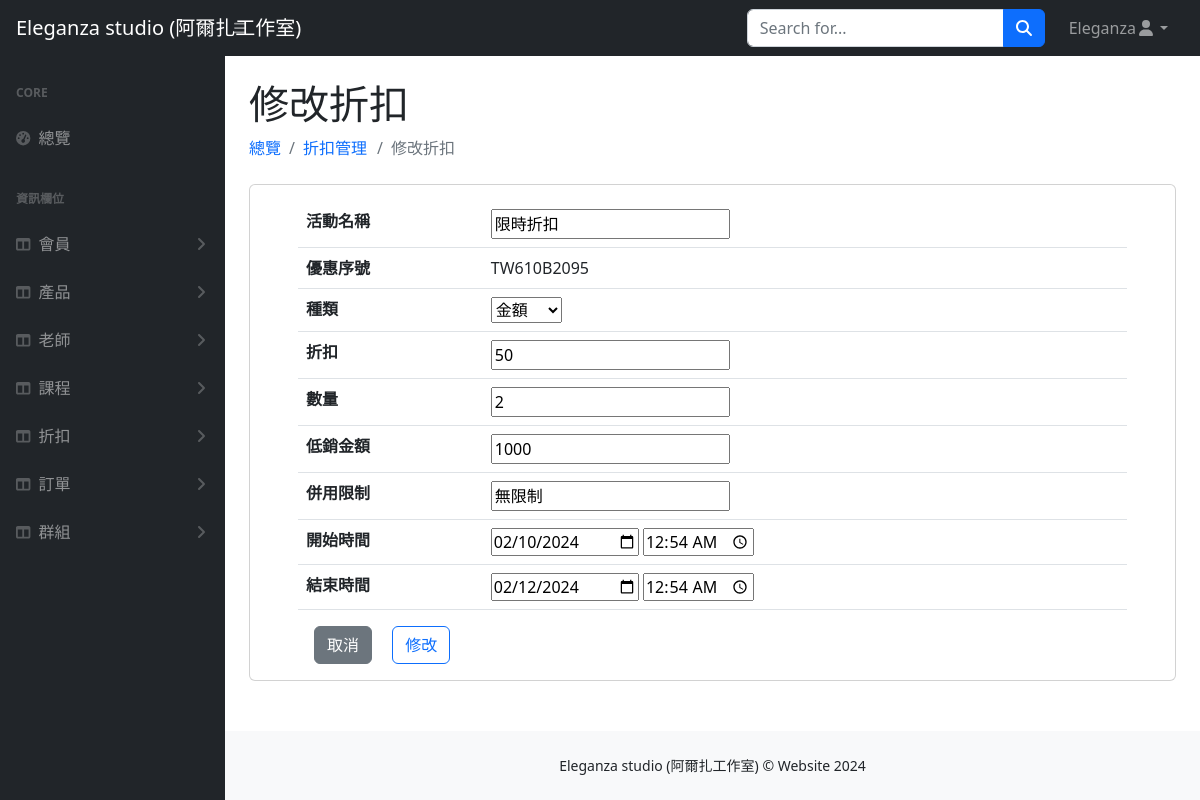
Screenshot of /discounts/rediscount.php?id=5 (signed in) with the database file from the repository.
### tables this page shows
CREATE TABLE `discount` (
  `discount_id` int(2) NOT NULL,
  `main` varchar(10) NOT NULL,
  `serial_number` varchar(15) NOT NULL,
  `type` varchar(3) NOT NULL,
  `amount` int(4) NOT NULL,
  `num` int(2) NOT NULL,
  `low_consumption` int(6) DEFAULT NULL,
  `restriction` varchar(10) DEFAULT NULL,
  `start_date` datetime NOT NULL,
  `end_date` datetime NOT NULL,
  `valid` int(1) NOT NULL
);

### discounts/rediscount.php (the view, shortened to what this page needs)
<?php
require_once("../pdo-conncetion.php");
$id = $_GET["id"];
$sql = "SELECT * FROM discount WHERE discount_id = :id";
$stmt = $db_host->prepare($sql);
try {
    $stmt->execute([":id" => $id]);
    $row = $stmt->fetch(PDO::FETCH_ASSOC);
} catch (PDOException $e) {
    echo "預處理陳述式失敗<br>";
    echo "Error: " . $e->getMessage();
    $db_host = null;
    exit;
}
?>
<!DOCTYPE html>
<html lang="en">
<head>
    <link href="../css/styles.css" rel="stylesheet" />
</head>
<body>
    <nav class="sb-topnav navbar navbar-expand navbar-dark bg-dark">
        <a class="navbar-brand ps-3" href="../index.php">Eleganza studio (阿爾扎工作室)</a>
        <button class="hidden btn btn-link btn-sm order-1 order-lg-0 me-4 me-lg-0" id="sidebarToggle" href="#!"><i class="fas fa-bars"></i></button>
        <form class="d-none d-md-inline-block form-inline ms-auto me-0 me-md-3 my-2 my-md-0">
            <div class="input-group">
                <input class="form-control" type="text" placeholder="Search for..." aria-label="Search for..." aria-describedby="btnNavbarSearch" />
                <button class="btn btn-primary" id="btnNavbarSearch" type="button"><i class="fas fa-search"></i></button>
            </div>
        </form>
        <ul class="navbar-nav ms-auto ms-md-0 me-3 me-lg-4">
            <li class="nav-item dropdown">
                <a class="nav-link dropdown-toggle" id="navbarDropdown" href="#" role="button" data-bs-toggle="dropdown" aria-expanded="false"><?= $_SESSION["user"]["name"] ?><i class="fas fa-user fa-fw"></i></a>
            </li>
        </ul>
    </nav>
    <div id="layoutSidenav">
        <div id="layoutSidenav_nav">
            <nav class="sb-sidenav accordion sb-sidenav-dark" id="sidenavAccordion">
                <div class="sb-sidenav-menu">
                    <div class="nav">
                        <div class="sb-sidenav-menu-heading">Core</div>
                        <a class="nav-link" href="../index.php">
                            <div class="sb-nav-link-icon"><i class="fas fa-tachometer-alt"></i></div>
                            總覽
                        </a>
                        <div class="sb-sidenav-menu-heading">資訊欄位</div>
                        <a class="nav-link collapsed" href="#" data-bs-toggle="collapse" data-bs-target="#users" aria-expanded="false" aria-controls="collapseLayouts">
                            <div class="sb-nav-link-icon"><i class="fas fa-columns"></i></div>
                            會員
                            <div class="sb-sidenav-collapse-arrow"><i class="fas fa-angle-down"></i></div>
                        </a>
                        <a class="nav-link collapsed" href="#" data-bs-toggle="collapse" data-bs-target="#products" aria-expanded="false" aria-controls="collapseLayouts">
                            <div class="sb-nav-link-icon"><i class="fas fa-columns"></i></div>
                            產品
                            <div class="sb-sidenav-collapse-arrow"><i class="fas fa-angle-down"></i></div>
                        </a>
                        <a class="nav-link collapsed" href="#" data-bs-toggle="collapse" data-bs-target="#teacher" aria-expanded="false" aria-controls="courses">
                            <div class="sb-nav-link-icon"><i class="fas fa-columns"></i></div>
                            老師
                            <div class="sb-sidenav-collapse-arrow"><i class="fas fa-angle-down"></i></div>
                        </a>
                        <a class="nav-link collapsed" href="#" data-bs-toggle="collapse" data-bs-target="#courses" aria-expanded="false" aria-controls="courses">
                            <div class="sb-nav-link-icon"><i class="fas fa-columns"></i></div>
                            課程
                            <div class="sb-sidenav-collapse-arrow"><i class="fas fa-angle-down"></i></div>
                        </a>
                        <a class="nav-link collapsed" href="#" data-bs-toggle="collapse" data-bs-target="#discounts" aria-expanded="false" aria-controls="collapseLayouts">
                            <div class="sb-nav-link-icon"><i class="fas fa-columns"></i></div>
                            折扣
                            <div class="sb-sidenav-collapse-arrow"><i class="fas fa-angle-down"></i></div>
                        </a>
                        <a class="nav-link collapsed" href="#" data-bs-toggle="collapse" data-bs-target="#orders" aria-expanded="false" aria-controls="collapseLayouts">
                            <div class="sb-nav-link-icon"><i class="fas fa-columns"></i></div>
                            訂單
                            <div class="sb-sidenav-collapse-arrow"><i class="fas fa-angle-down"></i></div>
                        </a>
                        <a class="nav-link collapsed" href="#" data-bs-toggle="collapse" data-bs-target="#groups" aria-expanded="false" aria-controls="groups">
                            <div class="sb-nav-link-icon"><i class="fas fa-columns"></i></div>
                            群組
                            <div class="sb-sidenav-collapse-arrow"><i class="fas fa-angle-down"></i></div>
                        </a>
                    </div>
                </div>
            </nav>
        </div>
        <div id="layoutSidenav_content">
            <main>
                <div class="container-fluid px-4">
                    <h1 class="mt-4">修改折扣</h1>
                    <ol class="breadcrumb mb-4">
                        <li class="breadcrumb-item"><a class="nav-link link-primary" href="../index.php">總覽</a></li>
                        <li class="breadcrumb-item"><a class="nav-link link-primary" href="discounts.php">折扣管理</a></li>
                        <li class="breadcrumb-item mx-3 active">修改折扣</li>
                    </ol>
                    <div class="card py-3 px-5">
                        <form action="doRediscount.php" method="post">
                            <table class="table">
                                <tbody>
                                    <tr>
                                        <th>活動名稱</th>
                                        <td><input for="form-control" type="text" name="main" value="<?= $row["main"] ?>"></td>
                                    </tr>
                                    <tr>
                                        <th>優惠序號</th>
                                        <td><label for="form-control" type="text" value=""><?= $row["serial_number"] ?></label></td>
                                    </tr>
                                    <tr>
                                        <th>種類</th>
                                        <td>
                                            <select name="type" id="">
                                                <option value="<?= $row["type"] ?>"><?= $row["type"] ?></option>
                                            </select>
                                        </td>
                                    </tr>
                                    <tr>
                                        <th>折扣</th>
                                        <td><input for="form-control" name="amount" type="text" value="<?= $row["amount"] ?>"></td>
                                    </tr>
                                    <tr>
                                        <th>數量</th>
                                        <td><input for="form-control" name="num" type="text" value="<?= $row["num"] ?>"></td>
                                    </tr>
                                    <tr>
                                        <th>低銷金額</th>
                                        <td><input for="form-control" name="low_consumption" type="text" value="<?= $row["low_consumption"] ?>"></td>
                                    </tr>
                                    <tr>
                                        <th>併用限制</th>
                                        <td><input for="form-control" name="restriction" type="text" value="<?= $row["restriction"] ?>"></td>
                                    </tr>
                                    <tr>
                                        <th>開始時間</th>
                                        <?php $start_date = substr($row["start_date"], 0, 10);
                                        $start_time = substr($row["start_date"], 11, 5); ?>
                                        <td><input for="form-control" name="start_date" type="date" value="<?= $start_date ?>">
                                            <input type="time" for="form-contorl" name="start_time" type="time" value="<?= $start_time ?>">
                                        </td>
                                    </tr>
                                    <tr>
                                        <th>結束時間</th>
                                        <?php $end_date = substr($row["end_date"], 0, 10);
                                        $end_time = substr($row["end_date"], 11, 5); ?>
                                        <td><input for="form-control" name="end_date" type="date" value="<?= $end_date ?>">
                                            <input type="time" for="form-contorl" name="end_time" type="time" value="<?= $end_time ?>">
                                        </td>
                                    </tr>
                                </tbody>
                            </table>
                            <a href="discounts.php" type="button" class="mx-3 btn btn-secondary">取消</a>
                            <button type="submit" class="btn btn-outline-primary">修改</button>
                        </form>
                    </div>
                </div>
            </main>
            <footer class="py-4 bg-light mt-auto">
                <div class="container-fluid px-4">
                    <div class="d-flex align-items-center justify-content-center small">
                        <div class="">Eleganza studio (阿爾扎工作室) &copy; Website 2024</div>
                    </div>
                </div>
            </footer>
        </div>
    </div>
</body>
</html>

### css/css.php (style rules this page uses)
a { text-wrap: nowrap; }

### rows the page displays
discount: main "限時折扣", serial_number "TW610B2095", type "金額", amount "50", num "2", low_consumption "1000", restriction "無限制", start_date "02/10/2024", start_time "00:54", end_date "02/12/2024", end_time "00:54"

### other values shown
$_SESSION["user"]["name"] "Eleganza"
